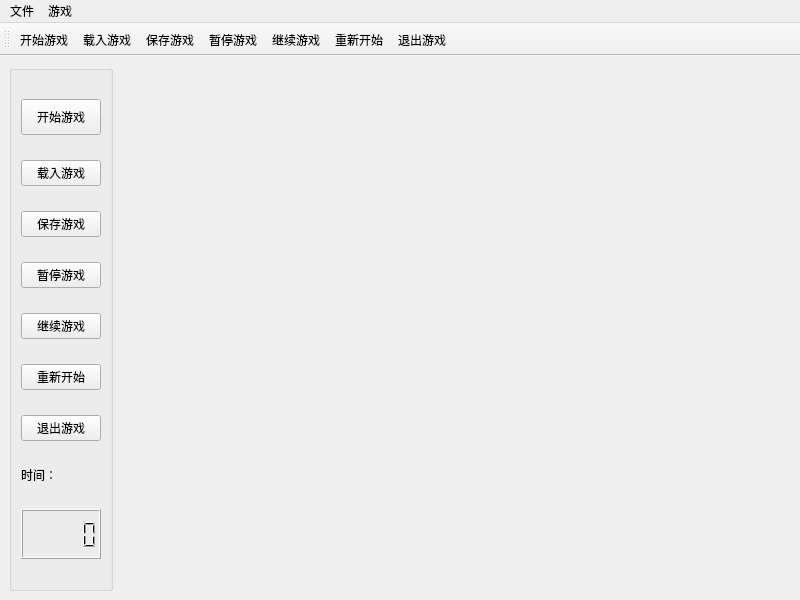
<?xml version="1.0" encoding="UTF-8"?>
<ui version="4.0">
 <class>MainWindow</class>
 <widget class="QMainWindow" name="MainWindow">
  <property name="geometry">
   <rect>
    <x>0</x>
    <y>0</y>
    <width>800</width>
    <height>600</height>
   </rect>
  </property>
  <property name="windowTitle">
   <string>MainWindow</string>
  </property>
  <widget class="QWidget" name="centralwidget">
   <layout class="QHBoxLayout" name="horizontalLayout">
    <item>
     <widget class="QGroupBox" name="groupBox">
      <property name="sizePolicy">
       <sizepolicy hsizetype="Minimum" vsizetype="Preferred">
        <horstretch>0</horstretch>
        <verstretch>0</verstretch>
       </sizepolicy>
      </property>
      <property name="title">
       <string/>
      </property>
      <layout class="QVBoxLayout" name="verticalLayout">
       <item>
        <widget class="QPushButton" name="startButton">
         <property name="sizePolicy">
          <sizepolicy hsizetype="Fixed" vsizetype="Fixed">
           <horstretch>0</horstretch>
           <verstretch>0</verstretch>
          </sizepolicy>
         </property>
         <property name="minimumSize">
          <size>
           <width>0</width>
           <height>36</height>
          </size>
         </property>
         <property name="text">
          <string>开始游戏</string>
         </property>
        </widget>
       </item>
       <item>
        <widget class="QPushButton" name="loadButton">
         <property name="sizePolicy">
          <sizepolicy hsizetype="Fixed" vsizetype="Fixed">
           <horstretch>0</horstretch>
           <verstretch>0</verstretch>
          </sizepolicy>
         </property>
         <property name="text">
          <string>载入游戏</string>
         </property>
        </widget>
       </item>
       <item>
        <widget class="QPushButton" name="saveButton">
         <property name="enabled">
          <bool>true</bool>
         </property>
         <property name="sizePolicy">
          <sizepolicy hsizetype="Fixed" vsizetype="Fixed">
           <horstretch>0</horstretch>
           <verstretch>0</verstretch>
          </sizepolicy>
         </property>
         <property name="text">
          <string>保存游戏</string>
         </property>
        </widget>
       </item>
       <item>
        <widget class="QPushButton" name="pauseButton">
         <property name="sizePolicy">
          <sizepolicy hsizetype="Fixed" vsizetype="Fixed">
           <horstretch>0</horstretch>
           <verstretch>0</verstretch>
          </sizepolicy>
         </property>
         <property name="text">
          <string>暂停游戏</string>
         </property>
        </widget>
       </item>
       <item>
        <widget class="QPushButton" name="resumeButton">
         <property name="sizePolicy">
          <sizepolicy hsizetype="Fixed" vsizetype="Fixed">
           <horstretch>0</horstretch>
           <verstretch>0</verstretch>
          </sizepolicy>
         </property>
         <property name="text">
          <string>继续游戏</string>
         </property>
        </widget>
       </item>
       <item>
        <widget class="QPushButton" name="restartButton">
         <property name="sizePolicy">
          <sizepolicy hsizetype="Fixed" vsizetype="Fixed">
           <horstretch>0</horstretch>
           <verstretch>0</verstretch>
          </sizepolicy>
         </property>
         <property name="text">
          <string>重新开始</string>
         </property>
        </widget>
       </item>
       <item>
        <widget class="QPushButton" name="quitButton">
         <property name="sizePolicy">
          <sizepolicy hsizetype="Fixed" vsizetype="Fixed">
           <horstretch>0</horstretch>
           <verstretch>0</verstretch>
          </sizepolicy>
         </property>
         <property name="text">
          <string>退出游戏</string>
         </property>
        </widget>
       </item>
       <item>
        <widget class="QLabel" name="label">
         <property name="sizePolicy">
          <sizepolicy hsizetype="Preferred" vsizetype="Fixed">
           <horstretch>0</horstretch>
           <verstretch>0</verstretch>
          </sizepolicy>
         </property>
         <property name="text">
          <string>时间：</string>
         </property>
        </widget>
       </item>
       <item>
        <widget class="QLCDNumber" name="lcdNumber">
         <property name="sizePolicy">
          <sizepolicy hsizetype="Preferred" vsizetype="Fixed">
           <horstretch>0</horstretch>
           <verstretch>0</verstretch>
          </sizepolicy>
         </property>
         <property name="minimumSize">
          <size>
           <width>0</width>
           <height>50</height>
          </size>
         </property>
        </widget>
       </item>
      </layout>
     </widget>
    </item>
    <item>
     <spacer name="horizontalSpacer">
      <property name="orientation">
       <enum>Qt::Horizontal</enum>
      </property>
      <property name="sizeHint" stdset="0">
       <size>
        <width>40</width>
        <height>20</height>
       </size>
      </property>
     </spacer>
    </item>
   </layout>
  </widget>
  <widget class="QMenuBar" name="menubar">
   <property name="geometry">
    <rect>
     <x>0</x>
     <y>0</y>
     <width>800</width>
     <height>32</height>
    </rect>
   </property>
   <widget class="QMenu" name="fileMenu">
    <property name="title">
     <string>文件</string>
    </property>
    <addaction name="loadAction"/>
    <addaction name="saveAction"/>
    <addaction name="quitAction"/>
   </widget>
   <widget class="QMenu" name="gameMenu">
    <property name="title">
     <string>游戏</string>
    </property>
    <addaction name="startAction"/>
    <addaction name="pauseAction"/>
    <addaction name="resumeAction"/>
    <addaction name="restartAction"/>
   </widget>
   <addaction name="fileMenu"/>
   <addaction name="gameMenu"/>
  </widget>
  <widget class="QToolBar" name="toolBar">
   <property name="minimumSize">
    <size>
     <width>0</width>
     <height>0</height>
    </size>
   </property>
   <property name="windowTitle">
    <string>toolBar</string>
   </property>
   <attribute name="toolBarArea">
    <enum>TopToolBarArea</enum>
   </attribute>
   <attribute name="toolBarBreak">
    <bool>false</bool>
   </attribute>
   <addaction name="startAction"/>
   <addaction name="loadAction"/>
   <addaction name="saveAction"/>
   <addaction name="pauseAction"/>
   <addaction name="resumeAction"/>
   <addaction name="restartAction"/>
   <addaction name="quitAction"/>
  </widget>
  <action name="loadAction">
   <property name="icon">
    <iconset resource="icon.qrc">
     <normaloff>:/icon/open.ico</normaloff>:/icon/open.ico</iconset>
   </property>
   <property name="text">
    <string>载入游戏</string>
   </property>
  </action>
  <action name="saveAction">
   <property name="icon">
    <iconset resource="icon.qrc">
     <normaloff>:/icon/save.ico</normaloff>:/icon/save.ico</iconset>
   </property>
   <property name="text">
    <string>保存游戏</string>
   </property>
  </action>
  <action name="quitAction">
   <property name="icon">
    <iconset resource="icon.qrc">
     <normaloff>:/icon/quit.ico</normaloff>:/icon/quit.ico</iconset>
   </property>
   <property name="text">
    <string>退出游戏</string>
   </property>
  </action>
  <action name="startAction">
   <property name="icon">
    <iconset resource="icon.qrc">
     <normaloff>:/icon/start.ico</normaloff>:/icon/start.ico</iconset>
   </property>
   <property name="text">
    <string>开始游戏</string>
   </property>
  </action>
  <action name="pauseAction">
   <property name="icon">
    <iconset resource="icon.qrc">
     <normaloff>:/icon/pause.ico</normaloff>:/icon/pause.ico</iconset>
   </property>
   <property name="text">
    <string>暂停游戏</string>
   </property>
  </action>
  <action name="resumeAction">
   <property name="icon">
    <iconset resource="icon.qrc">
     <normaloff>:/icon/resume.ico</normaloff>:/icon/resume.ico</iconset>
   </property>
   <property name="text">
    <string>继续游戏</string>
   </property>
  </action>
  <action name="restartAction">
   <property name="icon">
    <iconset resource="icon.qrc">
     <normaloff>:/icon/restart.ico</normaloff>:/icon/restart.ico</iconset>
   </property>
   <property name="text">
    <string>重新开始</string>
   </property>
  </action>
 </widget>
 <resources>
  <include location="icon.qrc"/>
 </resources>
 <connections/>
</ui>
